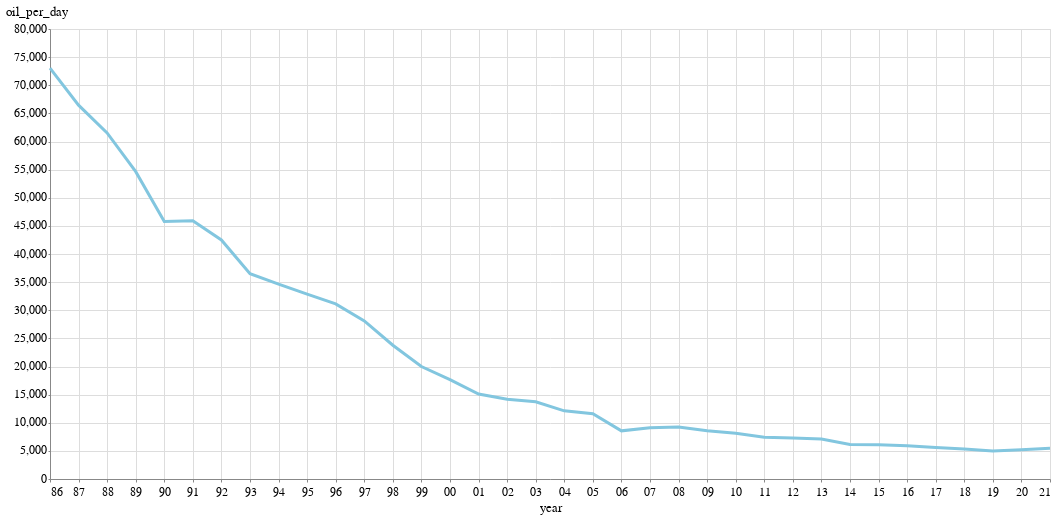

The code cell stored with this chart in its notebook:
### Markdown cell above
### Chart oil per-day rate by year

### Code cell
alt.Chart(past_annual).mark_line().encode(
    x=alt.X("year:T", axis=alt.Axis(format=("%y"))), y="oil_per_day"
).properties(width=1000)

### Figure 1 — Vega-Lite specification as saved in the notebook (floating-point values rounded to 4 significant figures)
{"config": {"view": {"width": 800, "height": 450}, "background": "#ffffff", "title": {"anchor": "start", "font": "Benton Gothic Bold, sans", "fontColor": "#000000", "fontSize": 22, "fontWeight": "normal"}, "arc": {"fill": "#82c6df"}, "area": {"fill": "#82c6df"}, "line": {"stroke": "#82c6df", "strokeWidth": 3}, "path": {"stroke": "#82c6df"}, "rect": {"fill": "#82c6df"}, "shape": {"stroke": "#82c6df"}, "bar": {"fill": "#82c6df"}, "point": {"stroke": "#82c6df"}, "symbol": {"fill": "#82c6df", "size": 30}, "axis": {"titleFont": "Benton Gothic Bold, sans", "titleFontSize": 13, "titleFontWeight": "normal", "labelFont": "Benton Gothic, sans", "labelFontSize": 11.5, "labelFontWeight": "normal"}, "axisX": {"labelAngle": 0, "labelPadding": 4, "tickSize": 3}, "axisY": {"labelBaseline": "middle", "maxExtent": 45, "minExtent": 45, "tickSize": 2, "titleAlign": "left", "titleAngle": 0, "titleX": -45, "titleY": -11}, "legend": {"titleFont": "Benton Gothic Bold, sans", "titleFontSize": 13, "titleFontWeight": "normal", "symbolType": "square", "labelFont": "Benton Gothic, sans", "labelFontSize": 11.5}, "range": {"category": ["#3580b1", "#ec8431", "#ab7fb4", "#c89d29", "#adc839", "#829eb1"], "diverging": ["#e68a4f", "#f4bb6a", "#f9e39c", "#dadfe2", "#a6b7c6", "#849eae"], "heatmap": ["#fbf2c7", "#f9e39c", "#f8d36e", "#f4bb6a", "#e68a4f", "#d15a40", "#ab4232"], "ordinal": ["#fbf2c7", "#f9e39c", "#f8d36e", "#f4bb6a", "#e68a4f", "#d15a40", "#ab4232"], "ramp": ["#fbf2c7", "#f9e39c", "#f8d36e", "#f4bb6a", "#e68a4f", "#d15a40", "#ab4232"]}}, "data": {"name": "data-764809f23c5d4c92f1057d03b2bedda9"}, "mark": "line", "encoding": {"x": {"type": "temporal", "axis": {"format": "%y"}, "field": "year"}, "y": {"type": "quantitative", "field": "oil_per_day"}}, "width": 1000, "$schema": "https://vega.github.io/schema/vega-lite/v4.0.2.json", "datasets": {"data-764809f23c5d4c92f1057d03b2bedda9": [{"year": "1986", "oil": 98390030, "gas": 127845617, "water": 28598176, "days": 1347, "oil_per_day": 73040.0, "gas_per_day": 94910.0, "water_per_day": 21230.0}, {"year": "1987", "oil": 103552721, "gas": 183830549, "water": 52234134, "days": 1558, "oil_per_day": 66460.0, "gas_per_day": 118000.0, "water_per_day": 33530.0}, {"year": "1988", "oil": 102372540, "gas": 250511183, "water": 67370560, "days": 1664, "oil_per_day": 61520.0, "gas_per_day": 150500.0, "water_per_day": 40490.0}, {"year": "1989", "oil": 97366305, "gas": 285464342, "water": 74696358, "days": 1782, "oil_per_day": 54640.0, "gas_per_day": 160200.0, "water_per_day": 41920.0}, {"year": "1990", "oil": 88291950, "gas": 287618350, "water": 77465279, "days": 1929, "oil_per_day": 45770.0, "gas_per_day": 149100.0, "water_per_day": 40160.0}, {"year": "1991", "oil": 96350406, "gas": 348596918, "water": 87096947, "days": 2098, "oil_per_day": 45920.0, "gas_per_day": 166200.0, "water_per_day": 41510.0}, {"year": "1992", "oil": 96331309, "gas": 383970462, "water": 107345481, "days": 2267, "oil_per_day": 42490.0, "gas_per_day": 169400.0, "water_per_day": 47350.0}, {"year": "1993", "oil": 92183598, "gas": 406345940, "water": 129500097, "days": 2526, "oil_per_day": 36490.0, "gas_per_day": 160900.0, "water_per_day": 51270.0}, {"year": "1994", "oil": 97586268, "gas": 465522105, "water": 132469613, "days": 2818, "oil_per_day": 34630.0, "gas_per_day": 165200.0, "water_per_day": 47010.0}, {"year": "1995", "oil": 98096291, "gas": 532658766, "water": 147358425, "days": 2986, "oil_per_day": 32850.0, "gas_per_day": 178400.0, "water_per_day": 49350.0}, {"year": "1996", "oil": 99274918, "gas": 582936139, "water": 154582734, "days": 3188, "oil_per_day": 31140.0, "gas_per_day": 182900.0, "water_per_day": 48490.0}, {"year": "1997", "oil": 98656147, "gas": 645511191, "water": 167321413, "days": 3509, "oil_per_day": 28120.0, "gas_per_day": 184000.0, "water_per_day": 47680.0}, {"year": "1998", "oil": 90857525, "gas": 708519727, "water": 168730354, "days": 3821, "oil_per_day": 23780.0, "gas_per_day": 185400.0, "water_per_day": 44160.0}, {"year": "1999", "oil": 81196142, "gas": 748891437, "water": 178813421, "days": 4062, "oil_per_day": 19990.0, "gas_per_day": 184400.0, "water_per_day": 44020.0}, {"year": "2000", "oil": 75339639, "gas": 792103092, "water": 192890289, "days": 4262, "oil_per_day": 17680.0, "gas_per_day": 185900.0, "water_per_day": 45260.0}, {"year": "2001", "oil": 69384205, "gas": 789049789, "water": 179315322, "days": 4592, "oil_per_day": 15110.0, "gas_per_day": 171800.0, "water_per_day": 39050.0}, {"year": "2002", "oil": 69940166, "gas": 849011205, "water": 184878275, "days": 4939, "oil_per_day": 14160.0, "gas_per_day": 171900.0, "water_per_day": 37430.0}, {"year": "2003", "oil": 72465427, "gas": 924317608, "water": 201287427, "days": 5283, "oil_per_day": 13720.0, "gas_per_day": 175000.0, "water_per_day": 38100.0}, {"year": "2004", "oil": 67201089, "gas": 945044862, "water": 220847181, "days": 5544, "oil_per_day": 12120.0, "gas_per_day": 170500.0, "water_per_day": 39840.0}, {"year": "2005", "oil": 68040165, "gas": 1054395433, "water": 223545842, "days": 5864, "oil_per_day": 11600.0, "gas_per_day": 179800.0, "water_per_day": 38120.0}, {"year": "2006", "oil": 51942738, "gas": 840620491, "water": 153852747, "days": 6067, "oil_per_day": 8562.0, "gas_per_day": 138600.0, "water_per_day": 25360.0}, {"year": "2007", "oil": 57299928, "gas": 1036035822, "water": 186234284, "days": 6279, "oil_per_day": 9126.0, "gas_per_day": 165000.0, "water_per_day": 29660.0}, {"year": "2008", "oil": 61444046, "gas": 1120114057, "water": 203087498, "days": 6641, "oil_per_day": 9252.0, "gas_per_day": 168700.0, "water_per_day": 30580.0}, {"year": "2009", "oil": 60244212, "gas": 1203131969, "water": 199022855, "days": 7007, "oil_per_day": 8598.0, "gas_per_day": 171700.0, "water_per_day": 28400.0}, {"year": "2010", "oil": 59634048, "gas": 1264721672, "water": 213956607, "days": 7331, "oil_per_day": 8135.0, "gas_per_day": 172500.0, "water_per_day": 29180.0}, {"year": "2011", "oil": 56127232, "gas": 1295518146, "water": 201824759, "days": 7560, "oil_per_day": 7424.0, "gas_per_day": 171400.0, "water_per_day": 26700.0}, {"year": "2012", "oil": 56950949, "gas": 1354671017, "water": 206838894, "days": 7829, "oil_per_day": 7274.0, "gas_per_day": 173000.0, "water_per_day": 26420.0}, {"year": "2013", "oil": 58120937, "gas": 1498913195, "water": 202774650, "days": 8161, "oil_per_day": 7122.0, "gas_per_day": 183700.0, "water_per_day": 24850.0}, {"year": "2014", "oil": 52149306, "gas": 1485807942, "water": 205431642, "days": 8480, "oil_per_day": 6150.0, "gas_per_day": 175200.0, "water_per_day": 24220.0}, {"year": "2015", "oil": 53926425, "gas": 1553262054, "water": 214804156, "days": 8872, "oil_per_day": 6078.0, "gas_per_day": 175100.0, "water_per_day": 24210.0}, {"year": "2016", "oil": 55021235, "gas": 1665197732, "water": 230847466, "days": 9286, "oil_per_day": 5925.0, "gas_per_day": 179300.0, "water_per_day": 24860.0}, {"year": "2017", "oil": 53486914, "gas": 1656225517, "water": 244916406, "days": 9538, "oil_per_day": 5608.0, "gas_per_day": 173600.0, "water_per_day": 25680.0}, {"year": "2018", "oil": 51947354, "gas": 1719666762, "water": 262853956, "days": 9751, "oil_per_day": 5327.0, "gas_per_day": 176400.0, "water_per_day": 26960.0}, {"year": "2019", "oil": 49506709, "gas": 1769556671, "water": 281914860, "days": 9973, "oil_per_day": 4964.0, "gas_per_day": 177400.0, "water_per_day": 28270.0}, {"year": "2020", "oil": 52457975, "gas": 1923985210, "water": 343282268, "days": 10113, "oil_per_day": 5187.0, "gas_per_day": 190200.0, "water_per_day": 33940.0}, {"year": "2021", "oil": 6914369, "gas": 270080714, "water": 45783845, "days": 1262, "oil_per_day": 5479.0, "gas_per_day": 214000.0, "water_per_day": 36280.0}]}}
